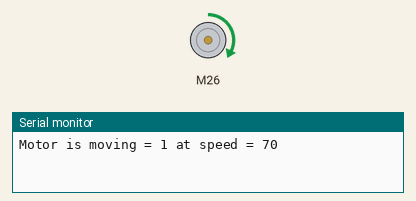
Recording of a sketch running on a simulated ESP32. On the bench: DC motor (green arrow = forward, orange = backward, longer = faster), the last lines printed to the serial monitor.

Above: at 1.5 s.
At 4.5 s:
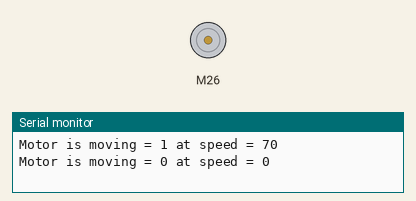
At 7.5 s:
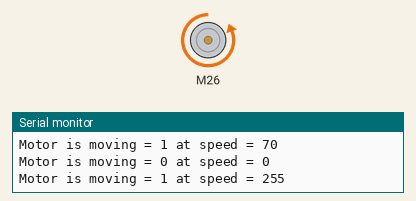
At 13.5 s:
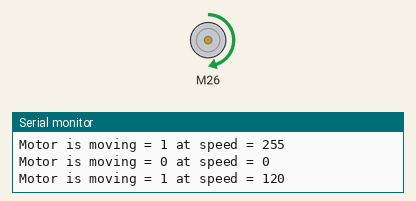
Timing chart, 0 to 15.6 s (numbered marks = the images above):
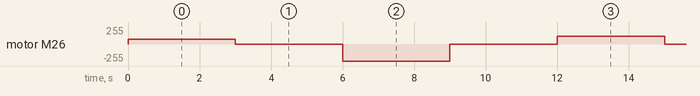

The sketch:

L298N_Simple_motor_test.ino
```cpp
/*
Author  : Andrea Lombardo
Site    : https://www.lombardoandrea.com
Source  : https://github.com/AndreaLombardo/L298N/

Here you can see how to work in a common configuration.

Speed range go from 0 to 255, default is 100.
Use setSpeed(speed) to change.

Sometimes at lower speed motors seems not running.
It's normal, may depends by motor and power supply.

Wiring schema in file "L298N - Schema_with_EN_pin.png"
*/

// Include the library
#include <L298N.h>

// Pin definition
const unsigned int IN1 = 26;
const unsigned int IN2 = 25;
const unsigned int EN = 27;

// Create one motor instance
L298N motor(EN, IN1, IN2);

void setup()
{
  // Used to display information
  Serial.begin(9600);

  // Wait for Serial Monitor to be opened
  while (!Serial)
  {
    //do nothing
  }

  // Set initial speed
  motor.setSpeed(70);
}

void loop()
{

  // Tell the motor to go forward (may depend by your wiring)
  motor.forward();

  // Alternative method:
  // motor.run(L298N::FORWARD);

  //print the motor status in the serial monitor
  printSomeInfo();

  delay(3000);

  // Stop
  motor.stop();

  // Alternative method:
  // motor.run(L298N::STOP);

  printSomeInfo();

  // Change speed
  motor.setSpeed(255);

  delay(3000);

  // Tell the motor to go back (may depend by your wiring)
  motor.backward();

  // Alternative method:
  // motor.run(L298N::BACKWARD);

  printSomeInfo();

  motor.setSpeed(120);

  delay(3000);

  // Stop
  motor.stop();

  printSomeInfo();

  delay(3000);
}

/*
Print some informations in Serial Monitor
*/
void printSomeInfo()
{
  Serial.print("Motor is moving = ");
  Serial.print(motor.isMoving());
  Serial.print(" at speed = ");
  Serial.println(motor.getSpeed());
}
```

Measured:
- by itself, motor M26: repeats every 12.0 s: stopped 3.0 s, backward 255/255 3.0 s, stopped 3.0 s, forward 120/255 3.0 s
